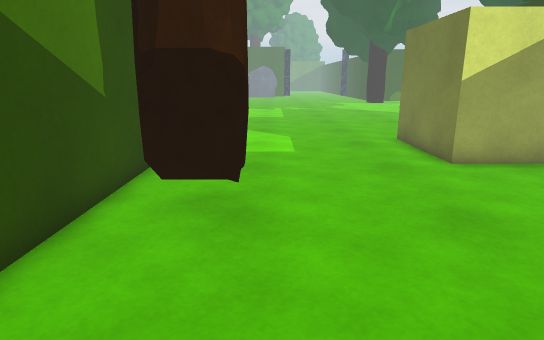
[1] (above)

18 first-person views from a walk through a Unity game level. The camera is 1.2 m above the floor, tilts 14° down and sees 75° across. Doors are open. The floor is counted in squares, 0.5 m on a side. Each view is taken from the middle of a square. On the plan, view 1 faces up. The plan holds only what a view shows up to about 20 squares ahead; the rest is blank. The place goes on beyond the plan. The player character is not drawn.

[2]
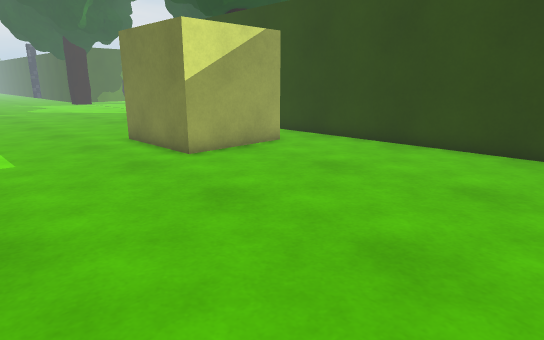

[3]
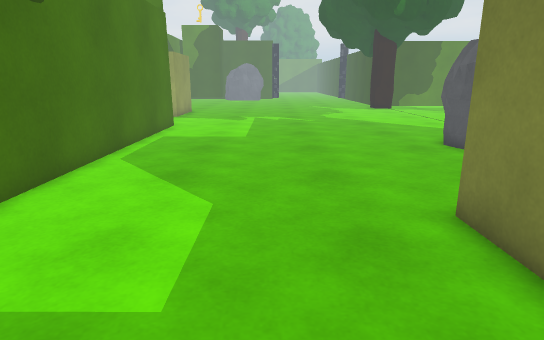

[4]
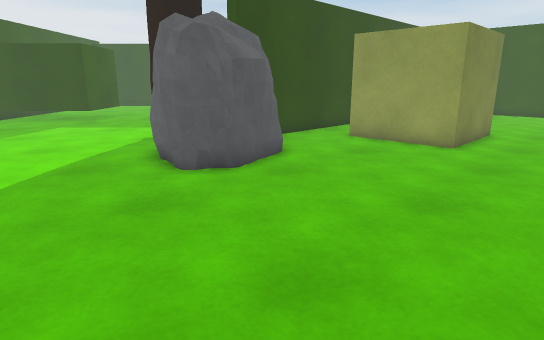

[5]
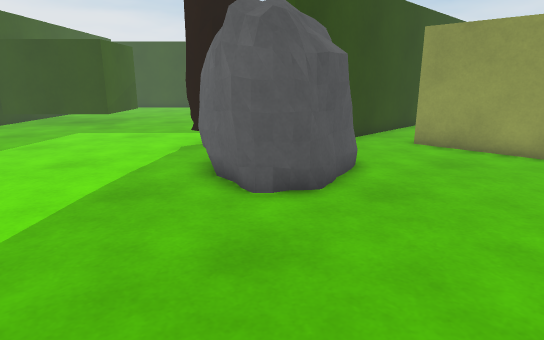

[6]
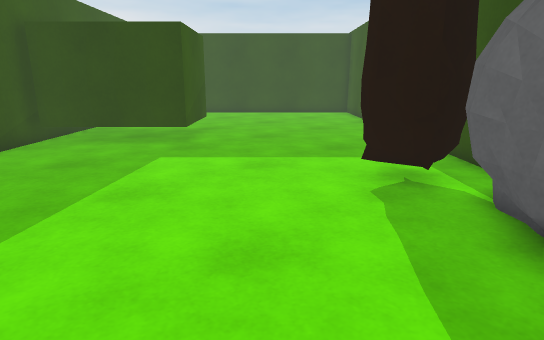

[7]
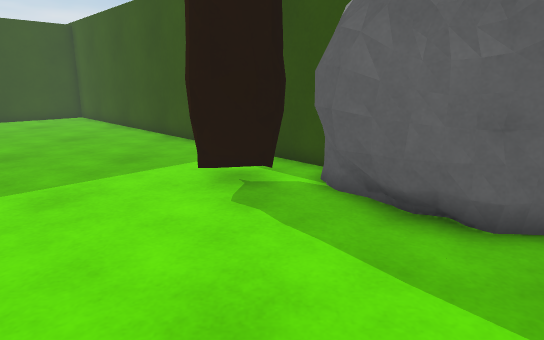

[8]
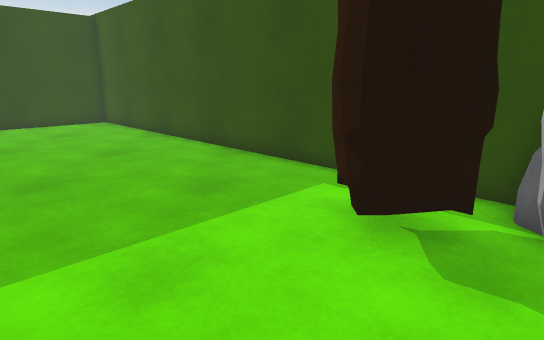

[9]
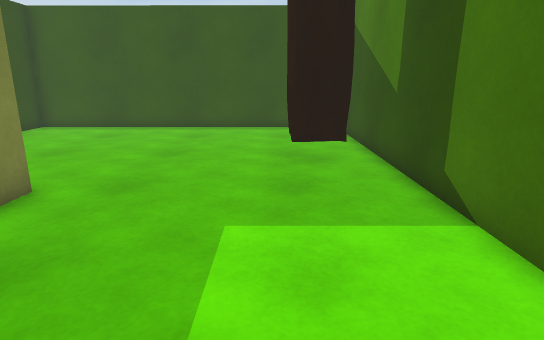

[10]
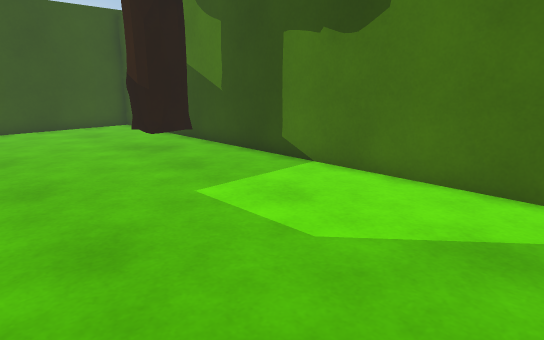

[11]
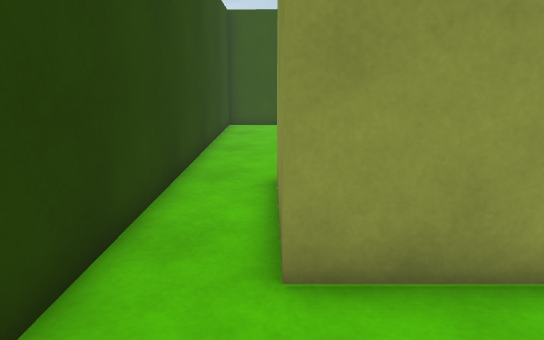

[12]
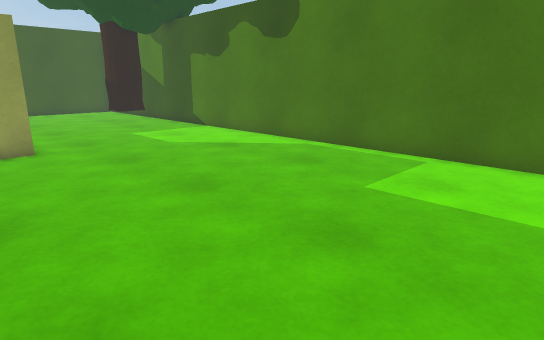

[13]
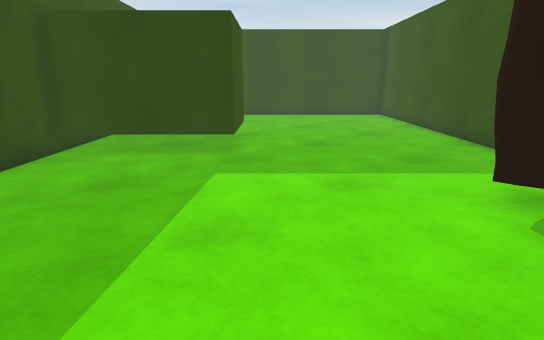

[14]
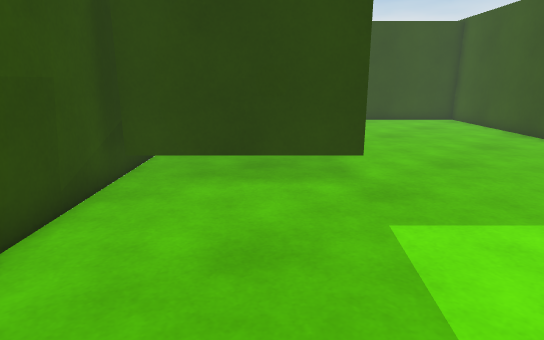

[15]
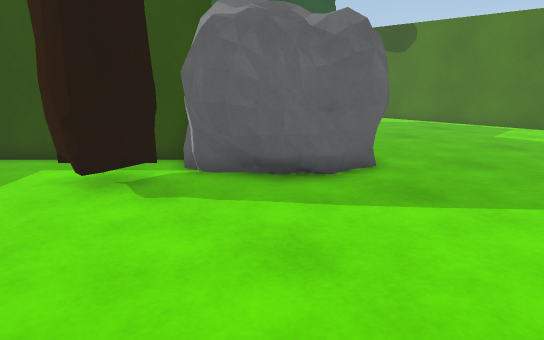

[16]
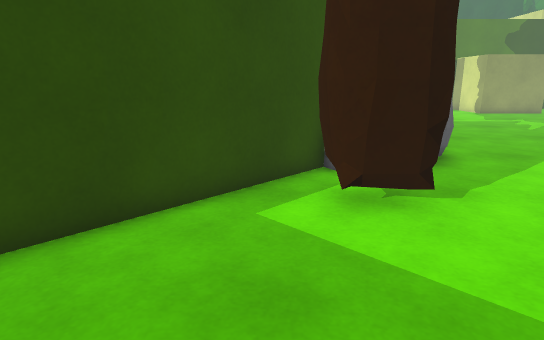

[17]
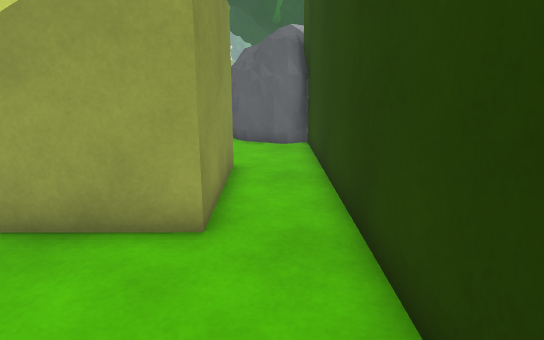

[18]
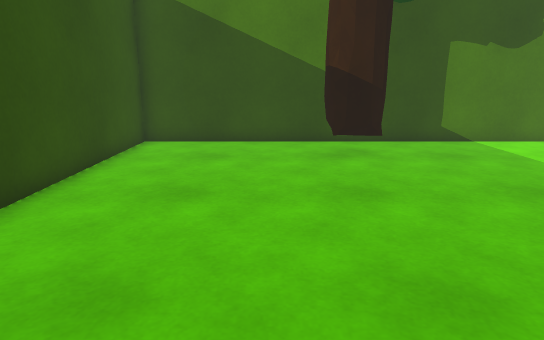

### Floor plan
Key: @ floor where view 1 was taken; # wall or solid block; . floor; T tree; R rock; O other object.
Columns run from 4 left of view 1 to 28 right of it. Each row starts with its distance up from view 1.
 29 #.........................  ..
 28 #..............................##
 27 #...............................#
 26 #................................
 25 #...............................#
 24 #............RRRR..............##
 23 #............RRRRR............##
 22 #............RRRRRR..........##
 21 #............RRRRRRTTT.......##
 20 #.............RRRRRT.T........##
 19 #..............RR##TTT.........##
 18 #...............####............#
 17 #...............## ##............
 16 #...............#   ##...........
 15 #........OOOOOO.#    ##..........
 14 #........O    O.#     ##.........
 13 #........O    O.#      ##........
 12 #........O    O.#       ##.......
 11 #........O    O.#        ##......
 10 #.........OOOOO.#         ##.....
  9 #...............#          ##....
  8 #.TT............#           ##...
  7 #.TTT...........#            ##..
  6 #.TT............#             ##.
  5 #...............#              #
  4 #...............#
  3 #...............#
  2 #...............#
  1 #...............#
  0 #...@...........#
 -1 #################

Positions as (right, up) in squares from view 1, and headings:
1: (0, 0), facing up
2: (-1, 0), facing up-right
3: (2, 9), facing up
4: (1, 29), facing down-right
5: (4, 29), facing down-right
6: (12, 29), facing down-right
7: (15, 29), facing down
8: (18, 26), facing down
9: (0, 18), facing down
10: (5, 19), facing down-left
11: (10, 19), facing down
12: (8, 29), facing down-left
13: (15, 29), facing down-right
14: (20, 29), facing down-right
15: (19, 29), facing down-left
16: (23, 18), facing left
17: (11, 5), facing up
18: (11, 4), facing left
